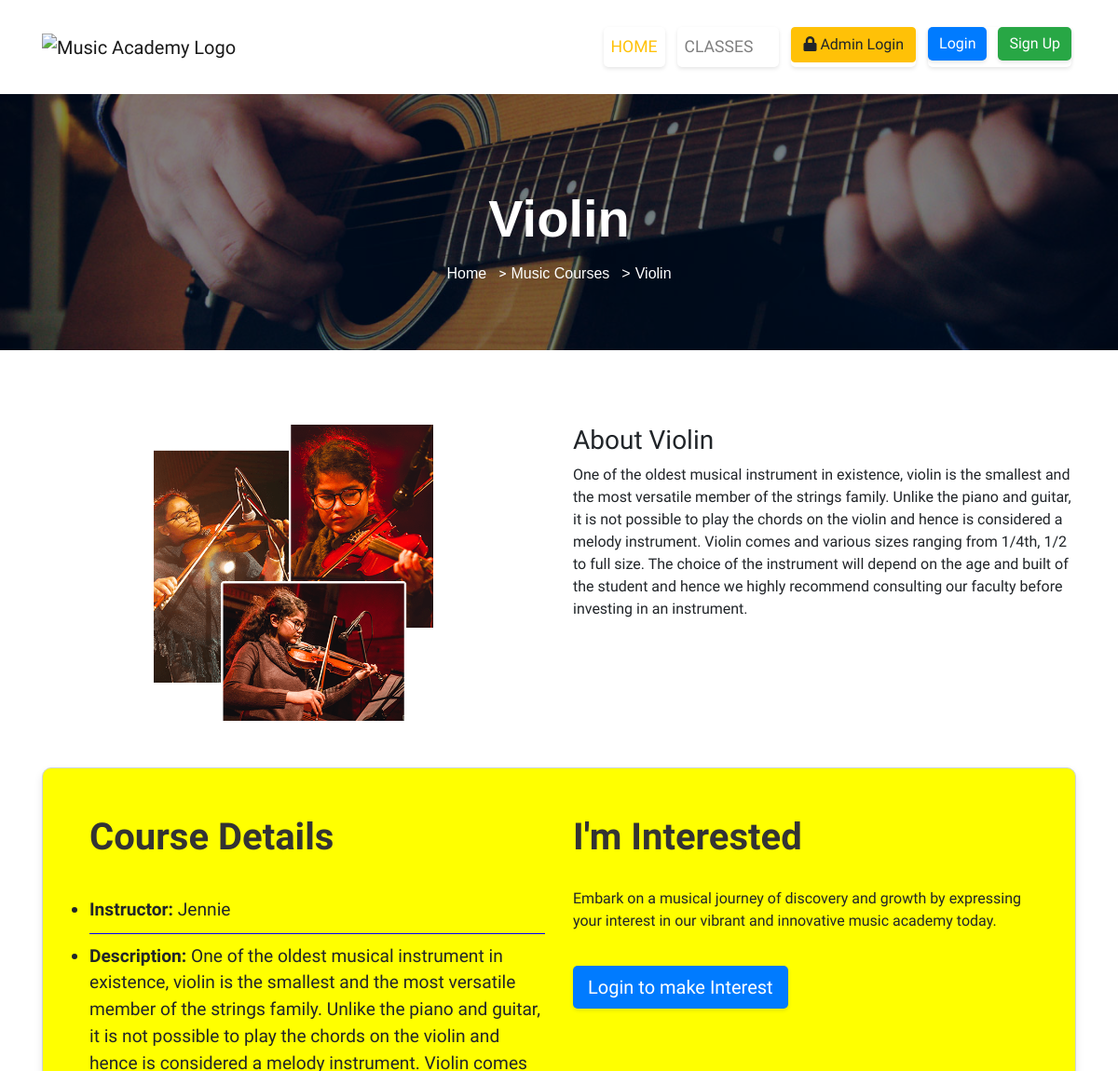
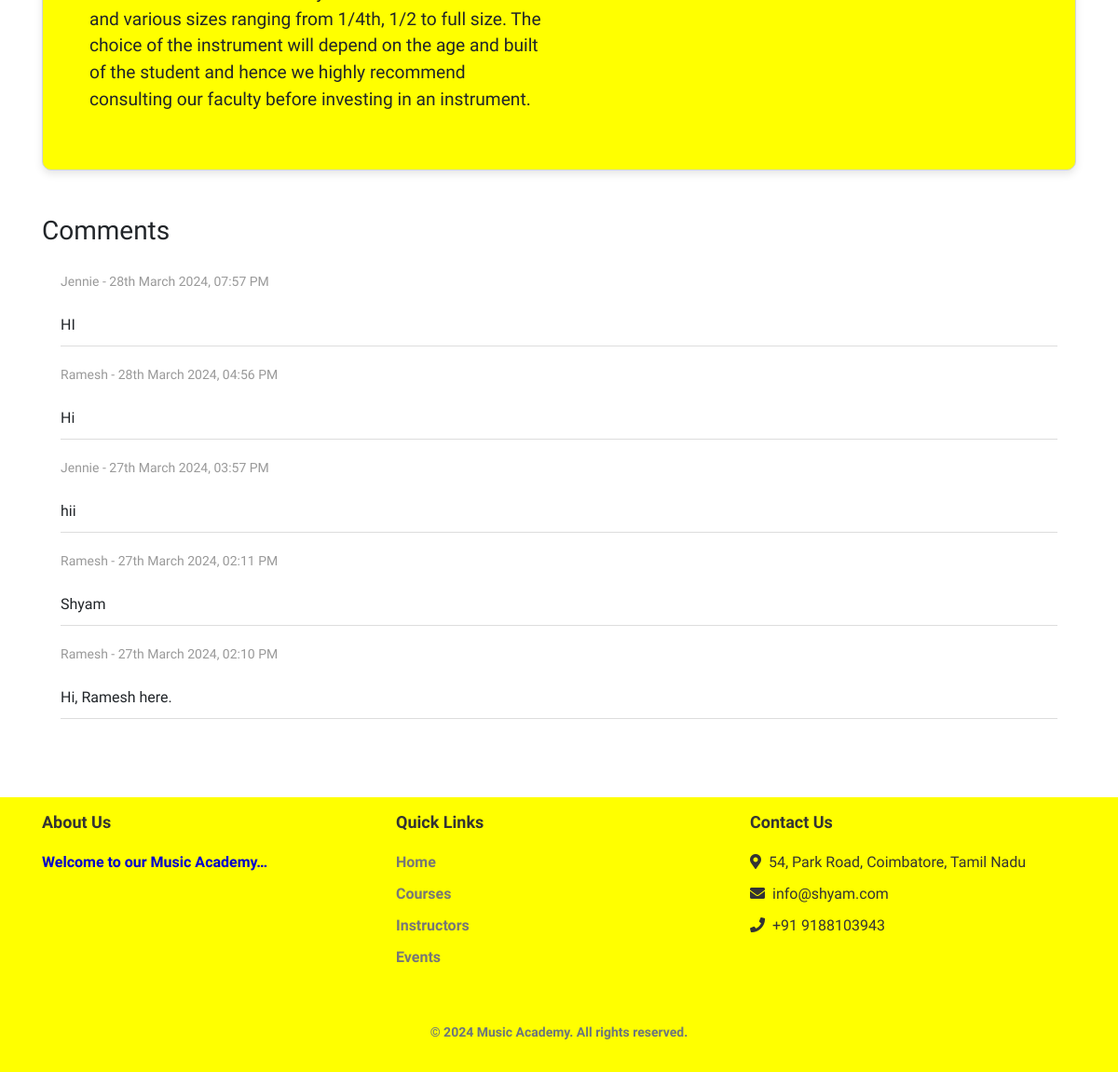
/course_details.php?course_id=1, run on the app's committed database (2 pictures, top to bottom).
### tables this page shows
CREATE TABLE `images` (
  `image_id` int(11) NOT NULL,
  `image_name` varchar(255) DEFAULT NULL,
  `image_path` varchar(255) DEFAULT NULL,
  `image_status` enum('Active','Jumbotron','Inactive') DEFAULT NULL
);

CREATE TABLE `courses` (
  `course_id` int(11) NOT NULL,
  `course_name` varchar(255) NOT NULL,
  `course_desc` longtext NOT NULL,
  `course_img` varchar(255) NOT NULL,
  `course_icon` varchar(255) NOT NULL,
  `course_status` enum('Active','Inactive') NOT NULL
);

CREATE TABLE `users` (
  `user_id` int(11) NOT NULL,
  `user_name` varchar(255) NOT NULL,
  `user_password` varchar(255) NOT NULL,
  `user_type` enum('Student','Teacher','None') NOT NULL DEFAULT 'None',
  `user_status` enum('Active','Inactive') NOT NULL
);

CREATE TABLE `comments` (
  `comment_id` int(11) NOT NULL,
  `user_parent_id` int(11) DEFAULT NULL,
  `comment` text DEFAULT NULL,
  `course_parent_id` int(11) DEFAULT NULL,
  `created_at` datetime DEFAULT current_timestamp(),
  `comment_status` enum('Active','Inactive') DEFAULT NULL
);

### course_details.php (the view, shortened to what this page needs)
<?php
require_once 'includes/config.php';
$query_jumbotron = "SELECT * FROM images WHERE image_name = 'Jumbotron 2' AND image_status = 'Jumbotron'";
$stmt_jumbotron = $db->query($query_jumbotron);
if ($stmt_jumbotron) {
   $jumbotron_image = $stmt_jumbotron->fetch(PDO::FETCH_ASSOC);
} else {
   echo "Error: Unable to fetch jumbotron image from the database";
   die();
}
if(isset($_GET['course_id'])) {
   $course_id = $_GET['course_id'];
   $query = "SELECT c.*, u.user_name FROM courses c LEFT JOIN teachers t ON c.course_id = t.course_parent_id LEFT JOIN users u ON t.user_parent_id = u.user_id WHERE c.course_id = :course_id";
   $stmt = $db->prepare($query);
   $stmt->bindParam(':course_id', $course_id);
   $stmt->execute();
   $course = $stmt->fetch(PDO::FETCH_ASSOC);
   if($course) {
?>
<?php require_once 'includes/header.php'; ?>
<div class="jumbotron jumbotron-fluid" style="background-image: url('<?php echo 'admin/getForms/img/' . $jumbotron_image['image_path']; ?>');">
   <div class="container">
       <h1 class="display-4"><?php echo $course['course_name']; ?></h1>
       <nav aria-label="breadcrumb">
           <ol class="breadcrumb">
               <li class="breadcrumb-item"><a href="index.php">Home</a></li>
               <li class="breadcrumb-item"><a href="classes.php">Music Courses</a></li>
               <li class="breadcrumb-item active" aria-current="page"><?php echo $course['course_name']; ?></li>
           </ol>
       </nav>
   </div>
</div>
<main class="custom-main">
   <div class="container mt-5">
       <div class="row">
           <div class="col-md-6 centered-column-img">
               <img src="imgFolder/<?php echo $course['course_img']; ?>" class="img-fluid" alt="<?php echo $course['course_name']; ?>" style="max-width: 300px; height: auto;">
           </div>
           <div class="col-md-6">
               <div class="drums-description">
                   <h3>About <?php echo $course['course_name']; ?></h3>
                   <p><?php echo $course['course_desc']; ?></p>
               </div>
           </div>
       </div>
 <?php if ($_SESSION['user_type'] !== 'Teacher') { ?>
   <div class="crs-inf">
   <div class="row">
     <div class="col-md-6">
       <h2>Course Details</h2>
       <ul class="list-group">
         <li class="lst-grp-itm"><strong>Instructor:</strong> <?php echo $course['user_name']; ?></li>
         <li class="lst-grp-itm"><strong>Description:</strong> <?php echo $course['course_desc']; ?></li>
       </ul>
     </div>
     <div class="col-md-6">
       <h2>I'm Interested</h2>
	 <p>Embark on a musical journey of discovery and growth by expressing your interest in our vibrant and innovative music academy today.</p>
       <?php
       if ($_SESSION['user_type'] === 'Student') {
           $sql = "SELECT COUNT(*) AS count FROM interests WHERE user_parent_id = :user_id AND course_parent_id = :course_id";
           $stmt = $db->prepare($sql);
           $stmt->bindParam(':user_id', $_SESSION['user_id'], PDO::PARAM_INT);
           $stmt->bindParam(':course_id', $course_id, PDO::PARAM_INT);
           $stmt->execute();
           $result = $stmt->fetch(PDO::FETCH_ASSOC);
           if ($result['count'] > 0) {
               echo '<button type="button" class="btn btn-primary btn-lg enl-btn" disabled>Already applied</button>';
           } else {
               echo '<button type="button" class="btn btn-primary btn-lg enl-btn" id="interestedBtn">I\'m Interested</button>';
           }
       } else {
         echo '<a href="login.php"><button type="button" class="btn btn-primary btn-lg enl-btn">Login to make Interest</button></a>';
       }
       ?>
     </div>
   </div>
 </div>
 <?php } ?>
 <div class="row mt-5">
    <div class="col-md-12">
        <h3>Comments</h3>
        <div class="comment-section">
            <?php
            $comment_query = "SELECT u.user_name, c.comment, c.created_at FROM comments c
                            INNER JOIN users u ON c.user_parent_id = u.user_id
                            WHERE c.course_parent_id = :course_id
                            ORDER BY c.created_at DESC";
            $comment_stmt = $db->prepare($comment_query);
            $comment_stmt->bindParam(':course_id', $course_id);
            $comment_stmt->execute();
            $comments = $comment_stmt->fetchAll(PDO::FETCH_ASSOC);
            if (!empty($comments)) {
                foreach ($comments as $comment) {
                    echo '<div class="comment">';
                    echo '<div class="meta">' . $comment['user_name'] . ' - ' . date('jS F Y, h:i A', strtotime($comment['created_at'])) . '</div><span>&nbsp;</span>';
                    echo '<div class="user-content">' . $comment['comment'] . '</div>';
                    echo '</div>';
                }
            } else {
                echo '<div class="alert alert-info no-comments" role="alert">No comments given</div>';
            }
            ?>
        </div>
    </div>
</div>
</main>
<?php
   } else {
       echo "Course not found!";
   }
} else {
   echo "Course ID not provided!";
}
?>
<?php require_once 'includes/footer.php'; ?>

### styles/style.css (style rules this page uses)
.btn-primary, .btn-success { border: none; outline: none; box-shadow: 0 2px 4px rgba(0, 0, 0, 0.1); border-radius: 5px; transition: transform 0.3s ease, box-shadow 0.3s ease; }
.comment-section { background-color: #fff; border-radius: 5px; padding: 20px; margin-bottom: 20px; }
.comment { margin-bottom: 20px; border-bottom: 1px solid #ddd; padding-bottom: 10px; }
.comment .meta { font-size: 14px; color: #999; }
.crs-inf { margin-top: 50px; padding: 50px; border-radius: 10px; box-shadow: 0 4px 8px rgba(0, 0, 0, 0.1); background-color: yellow; border: 1px solid #ced4da; font-family: 'Didact Gothic', sans-serif; }
.crs-inf h2 { color: #333; margin-bottom: 30px; font-size: 2.5rem; font-weight: 700; }
.lst-grp-itm { background-color: transparent; border: none; border-bottom: 1px solid blue; font-size: 1.2rem; padding: 10px 0; }
.lst-grp-itm:last-child { border-bottom: none; }
.enl-btn { margin-top: 20px; }
.centered-column-img { display: flex; justify-content: center; align-items: center; }
.jumbotron { position: relative; background-size: cover; background-position: center; padding: 100px 0; text-align: center; z-index: 1; }
.jumbotron::before { content: ''; position: absolute; top: 0; left: 0; width: 100%; height: 100%; background-color: rgba(0, 0, 0, 0.5); z-index: -1; }
.jumbotron h1 { font-size: 3.5rem; font-weight: bold; font-family: "Century Gothic", sans-serif; color: #fff; position: relative; z-index: 2; }
.breadcrumb { position: absolute; bottom: 70px; left: 50%; transform: translateX(-50%); background-color: transparent; padding: 0; margin: 0; }
.breadcrumb-item a { color: #fff; font-family: "Century Gothic", sans-serif; }
.breadcrumb-item.active { color: #fff; font-family: "Century Gothic", sans-serif; }
.breadcrumb-item + .breadcrumb-item::before { content: ">"; color: #fff; padding: 0 5px; }
.custom-body { display: flex; flex-direction: column; min-height: 100vh; font-family: 'Didact Gothic', sans-serif; }
.custom-main { flex: 1; }

### data on the page
images: image_path (picture)
courses: course_name "Violin", course_img (picture), course_desc "One of the oldest musical instrument in existence, violin is the smallest and the most versatile member of the strings family. Unlike the piano and guitar, it is not possible to play the chords on the violin and hence is considered a melody instrument. Violin comes and various sizes ranging from 1/4th, 1/2 to full size. The choice of the instrument will depend on the age and built of the student and hence we highly recommend consulting our faculty before investing in an instrument.", users.user_name "Jennie"
comments: users.user_name "Jennie", created_at "28th March 2024, 07:57 PM", comment "HI"
comments: users.user_name "Ramesh", created_at "28th March 2024, 04:56 PM", comment "Hi"
comments: users.user_name "Jennie", created_at "27th March 2024, 03:57 PM", comment "hii"
comments: users.user_name "Ramesh", created_at "27th March 2024, 02:11 PM", comment "Shyam"
comments: users.user_name "Ramesh", created_at "27th March 2024, 02:10 PM", comment "Hi, Ramesh here."
